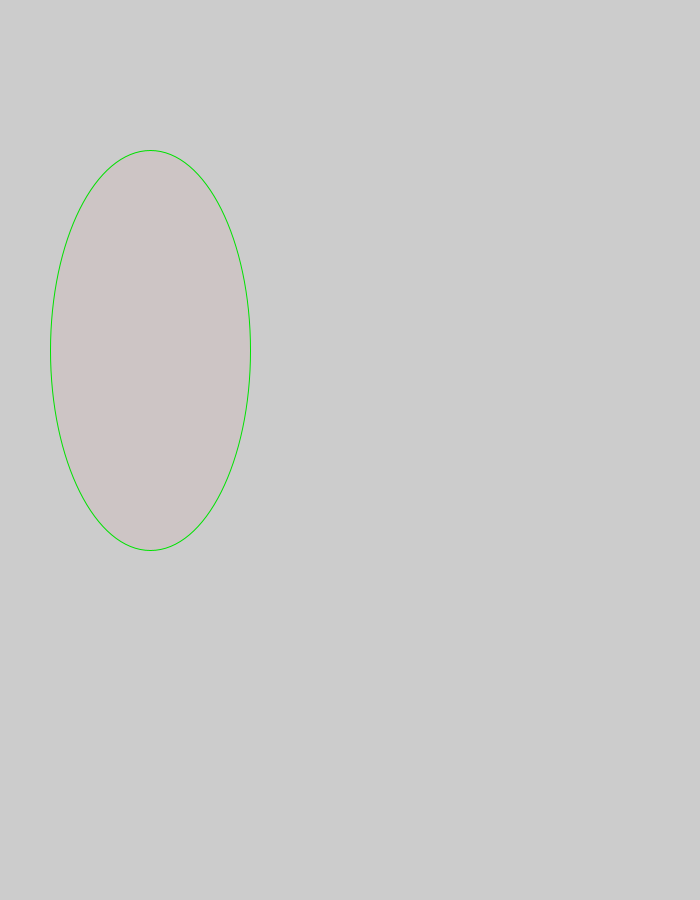
Frame 1 (no input)
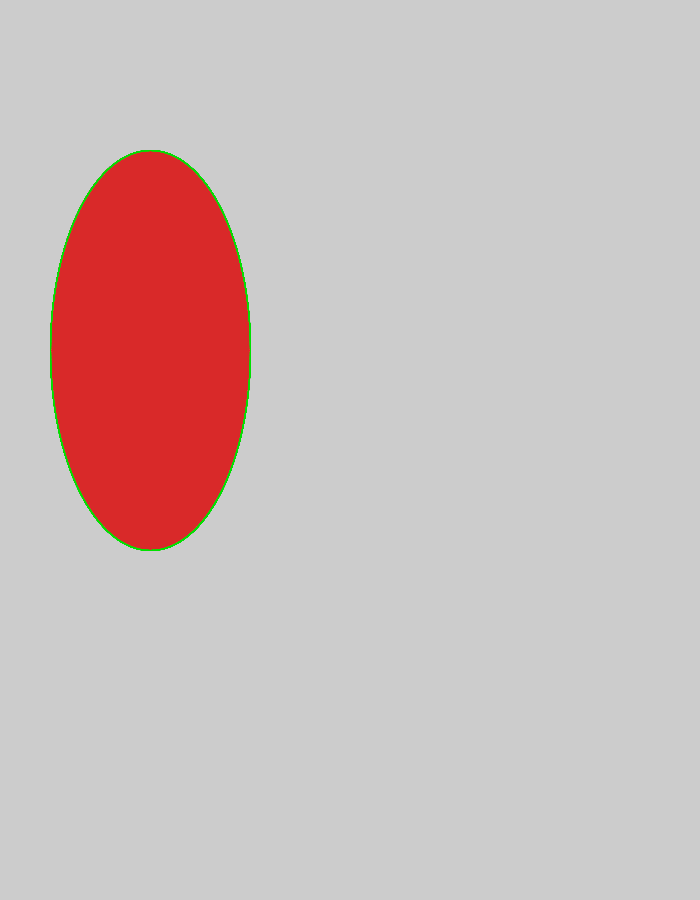
Frame 60 (the mouse pressed at the canvas centre just before this capture)
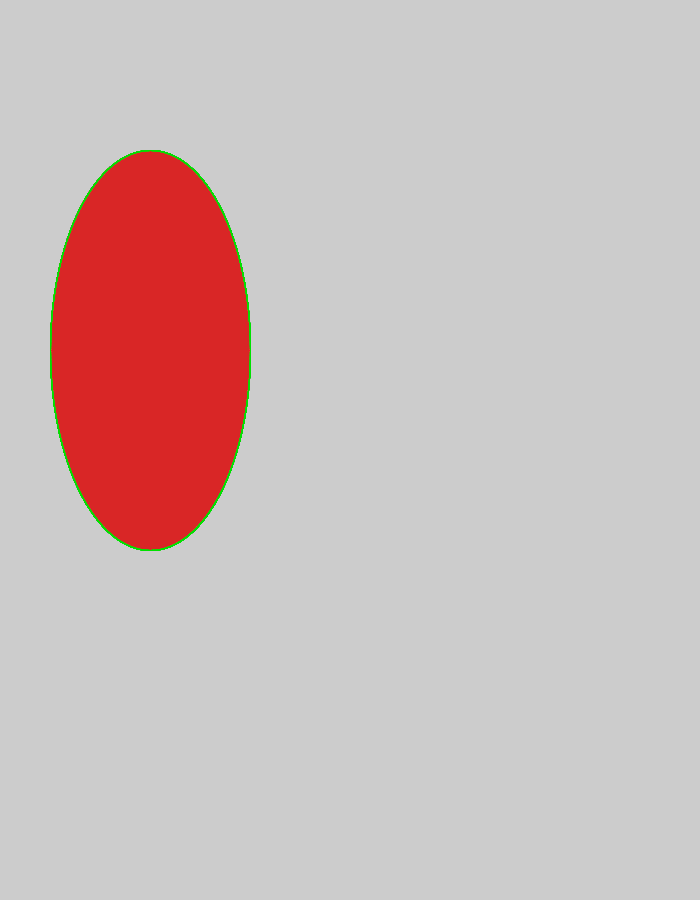
Frame 120 (the mouse held since frame 60 and released just before this capture)

The Processing sketch that drew these frames (run headless with seeded random() and noise(); from frame 60 on, the mouse is pressed at the canvas centre):

// Processing sketch: processing_109085
// ── processing_109085.pde

void setup() 
{
  size(700, 900);
}
void draw()
{
  drawCircle();
}

void drawCircle()
{
  stroke(0,225,0);
  fill (233,19,18,10);
  ellipse(150, 350, 200, 400);
}
